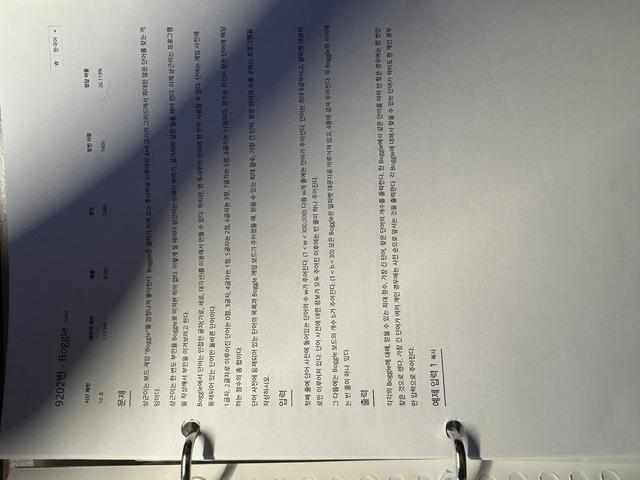
#> input picture images_640x480/otsu_shadow_doc_01.jpg, 640 x 480 px, found by its file name
$ python debug_postprocessing.py
#> lines starting #> are read from the running program, lines starting #| are printed output that depends on the picture; after the words box and inside, x2 and y2 are one past the last pixel; in counts of white or black regions, pixels touching at a corner belong together
### src/utils.py
"""
이미지 처리 공통 유틸리티 모듈
Common Image Processing Utilities Module

이 모듈은 이미지 로딩, 저장, 변환 등의 공통 기능을 제공합니다.
This module provides common functionalities for image loading, saving, and conversion.
"""

import numpy as np
import cv2
import matplotlib.pyplot as plt
import matplotlib.font_manager as fm
from PIL import Image
import os
import platform
from typing import Tuple, Optional, Union

# matplotlib 한글 폰트 설정 / Setup Korean font for matplotlib
def setup_korean_font():
    """matplotlib에서 한글을 표시할 수 있도록 폰트를 설정합니다."""
    try:
        system = platform.system()
        if system == 'Darwin':  # macOS
            # macOS에서 사용 가능한 한글 폰트들
            korean_fonts = ['AppleGothic', 'Apple SD Gothic Neo', 'Nanum Gothic', 'Malgun Gothic']
        elif system == 'Windows':  # Windows
            korean_fonts = ['Malgun Gothic', 'Nanum Gothic', 'AppleGothic']
        else:  # Linux
            korean_fonts = ['Nanum Gothic', 'DejaVu Sans']

        # 사용 가능한 폰트 찾기
        available_fonts = [f.name for f in fm.fontManager.ttflist]
        korean_font = None

        for font in korean_fonts:
            if font in available_fonts:
                korean_font = font
                break

        if korean_font:
            plt.rcParams['font.family'] = korean_font
        else:
            # 한글 폰트가 없는 경우 영어만 사용
            plt.rcParams['font.family'] = 'DejaVu Sans'

        # 마이너스 부호 깨짐 방지
        plt.rcParams['axes.unicode_minus'] = False

    except Exception:
        # 폰트 설정 실패 시 기본 설정 사용
        plt.rcParams['font.family'] = 'DejaVu Sans'
        plt.rcParams['axes.unicode_minus'] = False

# 모듈 임포트 시 자동으로 폰트 설정
setup_korean_font()

def load_image(image_path: str, color_mode: str = 'color') -> np.ndarray:
    """
    이미지 파일을 로드합니다.
    Load an image file.

    Args:
        image_path (str): 이미지 파일 경로 / Image file path
        color_mode (str): 'color', 'gray', 'bgr' 중 선택 / Choose from 'color', 'gray', 'bgr'

    Returns:
        np.ndarray: 로드된 이미지 배열 / Loaded image array
    """
#> called with image_path = '../images/otsu_shadow_doc_01.jpg', color_mode = 'color'
    if not os.path.exists(image_path):
        raise FileNotFoundError(f"이미지 파일을 찾을 수 없습니다 / Image file not found: {image_path}")

    if color_mode == 'gray':
        image = cv2.imread(image_path, cv2.IMREAD_GRAYSCALE)
    elif color_mode == 'bgr':
        image = cv2.imread(image_path, cv2.IMREAD_COLOR)
    else:  # color (RGB)
        image = cv2.imread(image_path, cv2.IMREAD_COLOR)
#> image is the input picture: shape (480, 640, 3); mean B, G, R 144.8, 148.6, 149.4
        image = cv2.cvtColor(image, cv2.COLOR_BGR2RGB)

    if image is None:
        raise ValueError(f"이미지를 로드할 수 없습니다 / Cannot load image: {image_path}")

    return image

# [165 lines left out: functions save_image, rgb_to_yuv, yuv_to_rgb, rgb_to_ycbcr, ycbcr_to_rgb, rgb_to_lab and 3 more, not called in this run]

def compute_histogram(image: np.ndarray, bins: int = 256) -> Tuple[np.ndarray, np.ndarray]:
    """
    이미지의 히스토그램을 계산합니다.
    Compute histogram of an image.

    Args:
        image (np.ndarray): 입력 이미지 (그레이스케일) / Input image (grayscale)
        bins (int): 히스토그램 빈 개수 / Number of histogram bins

    Returns:
        Tuple[np.ndarray, np.ndarray]: (히스토그램 값, 빈 경계) / (histogram values, bin edges)
    """
    if len(image.shape) != 2:
        raise ValueError("히스토그램 계산을 위해서는 그레이스케일 이미지가 필요합니다 / Grayscale image required for histogram computation")

    hist, bin_edges = np.histogram(image.flatten(), bins=bins, range=(0, 256))
    return hist, bin_edges

# [69 lines left out: functions plot_histogram, display_images, not called in this run]

def validate_image_input(image: np.ndarray) -> None:
    """
    이미지 입력의 유효성을 검사합니다.
    Validate image input.

    Args:
        image (np.ndarray): 검사할 이미지 / Image to validate

    Raises:
        ValueError: 유효하지 않은 이미지인 경우 / If image is invalid
    """
    if not isinstance(image, np.ndarray):
        raise ValueError("이미지는 numpy 배열이어야 합니다 / Image must be a numpy array")

    if image.size == 0:
        raise ValueError("이미지가 비어있습니다 / Image is empty")

    if len(image.shape) not in [2, 3]:
        raise ValueError("이미지는 2D(그레이스케일) 또는 3D(컬러)여야 합니다 / Image must be 2D (grayscale) or 3D (color)")

    if len(image.shape) == 3 and image.shape[2] not in [1, 3, 4]:
        raise ValueError("컬러 이미지는 1, 3, 또는 4개의 채널을 가져야 합니다 / Color image must have 1, 3, or 4 channels")

# [66 lines left out: functions normalize_image, create_test_image, example_opencv_usage, not called in this run]
    # 히스토그램 평활화 예시 / Histogram equalization example:
    # equalized = cv2.equalizeHist(gray_image)

    # CLAHE 적용 예시 / CLAHE application example:
    # clahe = cv2.createCLAHE(clipLimit=2.0, tileGridSize=(8,8))
    # equalized = clahe.apply(gray_image)

    # Otsu 임계값 적용 예시 / Otsu thresholding example:
    # ret, thresh = cv2.threshold(gray_image, 0, 255, cv2.THRESH_BINARY + cv2.THRESH_OTSU)

### src/otsu.py
"""
Enhanced Otsu Thresholding Module
개선된 Otsu 임계값 처리 모듈

이 모듈은 다양한 Otsu 임계값 방법을 구현합니다.
This module implements various Otsu thresholding methods.

주요 기능 / Key Features:
1. Global Otsu thresholding / 전역 Otsu 임계값
2. Block-based local Otsu / 블록 기반 지역 Otsu
3. Sliding window Otsu / 슬라이딩 윈도우 Otsu
4. Improved method with preprocessing and postprocessing / 전처리 및 후처리가 포함된 개선된 방법
"""

import numpy as np
import cv2
from typing import Tuple, Optional, Dict, Any, List
import matplotlib.pyplot as plt
from scipy import ndimage
from skimage import morphology, filters
from .utils import compute_histogram, validate_image_input

def calculate_otsu_threshold(histogram: np.ndarray, show_process: bool = False) -> Tuple[float, dict]:
    """
    히스토그램으로부터 Otsu 임계값을 계산합니다.
    Calculate Otsu threshold from histogram with detailed calculation information.

    Args:
        histogram (np.ndarray): 히스토그램 배열 / Histogram array
        show_process (bool): 계산 과정 표시 여부 / Whether to show calculation process

    Returns:
        Tuple[float, dict]: (최적 임계값, 계산 정보) / (optimal threshold, calculation info)
    """
    threshold = compute_otsu_threshold(histogram)

    # 계산 정보 생성
    calc_info = {
        'optimal_threshold': threshold,
        'max_inter_class_variance': 0.0,
        'variance_history': np.zeros(256)
    }

    # Inter-class variance 히스토리 계산 (시각화용)
    total_pixels = np.sum(histogram)
    if total_pixels > 0:
        total_mean = np.sum(np.arange(256) * histogram) / total_pixels
        w0 = 0.0
        sum0 = 0.0

        for t in range(256):
            w0 += histogram[t] / total_pixels
            if w0 == 0 or w0 == 1:
                continue

            w1 = 1.0 - w0
            sum0 += t * histogram[t] / total_pixels

            mean0 = sum0 / w0 if w0 > 0 else 0
            mean1 = (total_mean - sum0) / w1 if w1 > 0 else 0

            between_variance = w0 * w1 * (mean0 - mean1) ** 2
            calc_info['variance_history'][t] = between_variance

            if between_variance > calc_info['max_inter_class_variance']:
                calc_info['max_inter_class_variance'] = between_variance

    return threshold, calc_info

def apply_threshold(image: np.ndarray, threshold: float, max_value: int = 255) -> np.ndarray:
    """
    임계값을 적용하여 이진 이미지를 생성합니다.
    Apply threshold to create binary image.

    Args:
        image (np.ndarray): 입력 이미지 / Input image
        threshold (float): 임계값 / Threshold value
        max_value (int): 최대값 / Maximum value

    Returns:
        np.ndarray: 이진 이미지 / Binary image
    """
    return np.where(image > threshold, max_value, 0).astype(np.uint8)

# [40 lines left out: functions calculate_adaptive_parameters, apply_boundary_smoothing, not called in this run]

def apply_morphological_postprocessing(binary_image: np.ndarray,
                                     remove_small: bool = True,
                                     min_size: int = 10,
                                     apply_opening: bool = False,
                                     apply_closing: bool = False,
                                     kernel_size: int = 3) -> np.ndarray:
    """
    형태학적 후처리를 적용합니다.
    Apply morphological post-processing.

    Args:
        binary_image (np.ndarray): 이진 이미지 / Binary image
        remove_small (bool): 작은 객체 제거 여부 / Whether to remove small objects
        min_size (int): 최소 객체 크기 / Minimum object size
        apply_opening (bool): 열림 연산 적용 여부 / Whether to apply opening
        apply_closing (bool): 닫힘 연산 적용 여부 / Whether to apply closing
        kernel_size (int): 커널 크기 / Kernel size

    Returns:
        np.ndarray: 후처리된 이진 이미지 / Post-processed binary image
    """
    result = binary_image.copy()

    # 작은 객체 제거
    if remove_small and min_size > 0:
        # 연결된 컴포넌트 분석
        num_labels, labels = cv2.connectedComponents(result)
        for label in range(1, num_labels):
            if np.sum(labels == label) < min_size:
                result[labels == label] = 0

    # 형태학적 연산
    kernel = cv2.getStructuringElement(cv2.MORPH_ELLIPSE, (kernel_size, kernel_size))

    if apply_opening:
        result = cv2.morphologyEx(result, cv2.MORPH_OPEN, kernel)

    if apply_closing:
        result = cv2.morphologyEx(result, cv2.MORPH_CLOSE, kernel)

    return result

def compute_otsu_threshold(histogram: np.ndarray) -> float:
    """
    히스토그램으로부터 Otsu 임계값을 계산합니다.
    Compute Otsu threshold from histogram.

    Args:
        histogram: 히스토그램 배열

    Returns:
        최적 임계값
    """
    total_pixels = np.sum(histogram)
    if total_pixels == 0:
        return 127.0

    # 가중 평균 계산
    total_mean = np.sum(np.arange(256) * histogram) / total_pixels

    max_variance = 0.0
    optimal_threshold = 0

    w0 = 0.0  # 배경 픽셀 비율
    sum0 = 0.0  # 배경 픽셀 가중 합

    for t in range(256):
        w0 += histogram[t] / total_pixels
        if w0 == 0:
            continue

        w1 = 1.0 - w0  # 전경 픽셀 비율
        if w1 == 0:
            break

        sum0 += t * histogram[t] / total_pixels

        mean0 = sum0 / w0  # 배경 평균
        mean1 = (total_mean - sum0) / w1  # 전경 평균

        # 클래스 간 분산 계산
        between_variance = w0 * w1 * (mean0 - mean1) ** 2

        if between_variance > max_variance:
            max_variance = between_variance
            optimal_threshold = t

    return float(optimal_threshold)

# [183 lines left out: functions global_otsu, global_otsu_thresholding, local_otsu_block_opencv, local_otsu_sliding_opencv, not called in this run]

def local_otsu_block_based(image: np.ndarray,
                          block_size: Optional[Tuple[int, int]] = None,
                          show_process: bool = True,
                          adaptive_params: bool = True,
                          apply_smoothing: bool = True,
                          smoothing_sigma: float = 1.0,
                          apply_postprocessing: bool = True,
                          postprocess_params: Optional[dict] = None,
                          improved_boundary: bool = False) -> Tuple[np.ndarray, dict]:
    """
    블록 기반 Local Otsu Thresholding을 수행합니다. (개선된 버전)
    Perform block-based Local Otsu Thresholding (Enhanced version).

    블록 기반 방법의 특징:
    - 이미지를 균등한 크기의 블록으로 분할
    - 각 블록마다 독립적으로 Otsu 임계값 계산
    - 계산 효율성이 높음
    - [NEW] 블록 경계 아티팩트 감소를 위한 가우시안 스무딩
    - [NEW] 적응적 파라미터 설정
    - [NEW] 형태학적 후처리

    Characteristics of block-based method:
    - Divide image into equal-sized blocks
    - Calculate Otsu threshold independently for each block
    - High computational efficiency
    - [NEW] Gaussian smoothing to reduce block boundary artifacts
    - [NEW] Adaptive parameter setting
    - [NEW] Morphological post-processing

    Args:
        image (np.ndarray): 입력 그레이스케일 이미지 / Input grayscale image
        block_size (Optional[Tuple[int, int]]): 블록 크기 (None이면 적응적 계산) / Block size (adaptive if None)
        show_process (bool): 중간 과정 표시 여부 / Whether to show intermediate process
        adaptive_params (bool): 적응적 파라미터 사용 여부 / Whether to use adaptive parameters
        apply_smoothing (bool): 경계 스무딩 적용 여부 / Whether to apply boundary smoothing
        smoothing_sigma (float): 가우시안 스무딩 표준편차 / Gaussian smoothing sigma
        apply_postprocessing (bool): 후처리 적용 여부 / Whether to apply post-processing
        postprocess_params (Optional[dict]): 후처리 파라미터 / Post-processing parameters

    Returns:
        Tuple[np.ndarray, dict]: (이진 이미지, 처리 정보) / (binary image, processing info)
    """
#> called with block_size = (32, 32), show_process = False, adaptive_params = False, apply_smoothing = False, smoothing_sigma = 1, apply_postprocessing = False, improved_boundary = False
    validate_image_input(image)

    if len(image.shape) != 2:
        raise ValueError("그레이스케일 이미지가 필요합니다 / Grayscale image required")

    height, width = image.shape

    # 적응적 파라미터 설정 / Adaptive parameter setting
    if adaptive_params and block_size is None:
        block_size, _ = calculate_adaptive_parameters(image)
    elif block_size is None:
        block_size = (32, 32)  # 기본값 / Default value

    block_h, block_w = block_size

    # 후처리 파라미터 설정 / Set post-processing parameters
    if postprocess_params is None:
        postprocess_params = {
            'remove_small': True,
            'min_size': max(5, (height * width) // 50000),  # 텍스트를 위해 더 작은 값 / Smaller value for text
            'apply_opening': False,  # 텍스트 세부사항 보존 / Preserve text details
            'apply_closing': False,  # 텍스트 연결성 보존 / Preserve text connectivity
            'kernel_size': 2  # 더 작은 커널 / Smaller kernel
        }

    # 결과 이미지 초기화 / Initialize result image
    binary_image = np.zeros_like(image)
    threshold_map = np.zeros_like(image, dtype=np.float32)

    # 블록 정보 저장 / Store block information
    block_info = []

    # 각 블록에 대해 Otsu 임계값 계산 및 적용
    # Calculate and apply Otsu threshold for each block
    for i in range(0, height, block_h):
        for j in range(0, width, block_w):
            # 현재 블록 추출 / Extract current block
            end_i = min(i + block_h, height)
            end_j = min(j + block_w, width)
            block = image[i:end_i, j:end_j]

            # 블록의 히스토그램 계산 / Calculate block histogram
            block_hist, _ = compute_histogram(block)

            # 블록에 대한 Otsu 임계값 계산 / Calculate Otsu threshold for block
            if np.sum(block_hist) > 0:
                block_threshold, block_calc_info = calculate_otsu_threshold(block_hist, show_process=False)
            else:
                block_threshold = 127  # 기본값 / Default value
                block_calc_info = {'message': 'Empty block'}

            # 임계값 적용 / Apply threshold
            block_binary = apply_threshold(block, block_threshold)
            binary_image[i:end_i, j:end_j] = block_binary

            # 임계값 맵 업데이트 / Update threshold map
            threshold_map[i:end_i, j:end_j] = block_threshold

            # 블록 정보 저장 (일부만) / Store block information (partial)
            if len(block_info) < 9:  # 최대 9개 블록 정보만 저장 / Store max 9 blocks info
                block_info.append({
                    'position': (i, j),
                    'size': (end_i - i, end_j - j),
                    'threshold': block_threshold,
                    'histogram': block_hist,
                    'calc_info': block_calc_info
                })
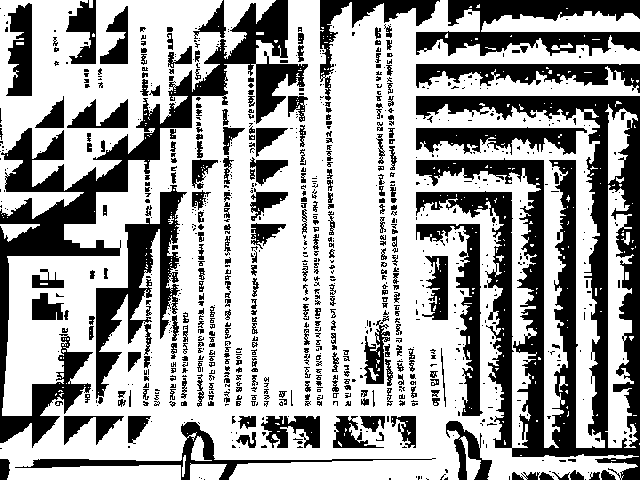
#> binary_image: shape (480, 640); 64.9% white; 880 black regions (603 under 20 px), largest, box (x1, y1, x2, y2) and area: (416, 96, 640, 480) 31257, (0, 0, 308, 448) 19022, (416, 0, 640, 56) 6629
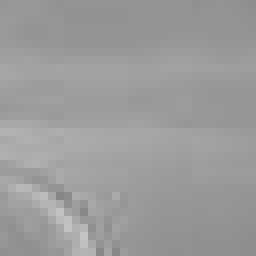
#> block: shape (32, 32) (shown 8 times larger); min 133, max 196, mean 155.2
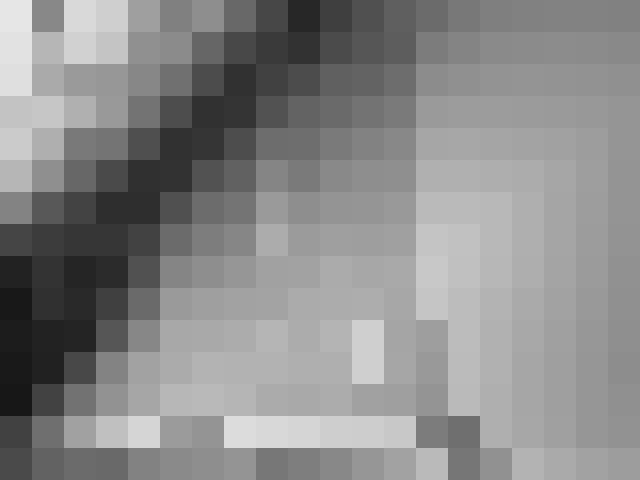
#> threshold_map: shape (480, 640) float32; min 23, max 230, mean 137.7

    # [NEW] 경계 아티팩트 처리 / Boundary artifact processing
    original_threshold_map = threshold_map.copy()
    if apply_smoothing:
        threshold_map = apply_boundary_smoothing(threshold_map, sigma=smoothing_sigma)
        # 스무딩된 임계값으로 다시 이진화 / Re-binarize with smoothed thresholds
        binary_image = np.zeros_like(image)
        for i in range(height):
            for j in range(width):
                binary_image[i, j] = 255 if image[i, j] > threshold_map[i, j] else 0

    # [NEW] 형태학적 후처리 / Morphological post-processing
    if apply_postprocessing:
        binary_image = apply_morphological_postprocessing(binary_image, **postprocess_params)

    # 처리 정보 저장 / Store processing information
    process_info = {
        'method': 'local_otsu_block_based_enhanced',
        'block_size': block_size,
        'threshold_map': threshold_map,
        'original_threshold_map': original_threshold_map,
        'block_info': block_info,
        'num_blocks': len(block_info),
        'adaptive_params': adaptive_params,
        'apply_smoothing': apply_smoothing,
        'smoothing_sigma': smoothing_sigma,
        'apply_postprocessing': apply_postprocessing,
        'postprocess_params': postprocess_params
    }

    # 중간 과정 시각화 / Visualize intermediate process
    if show_process:
        visualize_local_otsu_process(image, binary_image, process_info)

    return binary_image, process_info

# [963 lines left out: functions local_otsu_sliding_window, local_otsu_adaptive_block, local_otsu_adaptive_sliding, compare_otsu_methods, visualize_otsu_calculation, visualize_global_otsu_process and 13 more, not called in this run]

### tests/debug_postprocessing.py
#!/usr/bin/env python3
"""
후처리 단계별 디버깅
Step-by-step post-processing debugging
"""

import cv2
import numpy as np
import matplotlib.pyplot as plt
import sys
import os

sys.path.append(os.path.dirname(os.path.dirname(os.path.abspath(__file__))))

from src.otsu import local_otsu_block_based, apply_morphological_postprocessing
from src.utils import load_image

def debug_postprocessing_steps(image_path):
    """
    후처리 각 단계를 시각화하여 어느 단계에서 텍스트가 사라지는지 확인
    """
    print("=== 후처리 단계별 디버깅 ===")

    # 이미지 로드
    image = load_image(image_path)
    if len(image.shape) == 3:
        gray = cv2.cvtColor(image, cv2.COLOR_RGB2GRAY)
    else:
        gray = image.copy()

    # 1. 후처리 없는 기본 결과
    binary_base, info_base = local_otsu_block_based(
        gray,
        block_size=(32, 32),
        adaptive_params=False,
        apply_smoothing=False,
        apply_postprocessing=False,
        show_process=False
    )

    # 2. 각 후처리 단계별로 적용
    # Opening만 적용
    binary_opening = apply_morphological_postprocessing(
        binary_base,
        remove_small=False,
        apply_opening=True,
        apply_closing=False,
        kernel_size=3
    )
#> in apply_morphological_postprocessing, `result = cv2.morphologyEx(result, cv2.MORPH_OPEN, kernel)`:
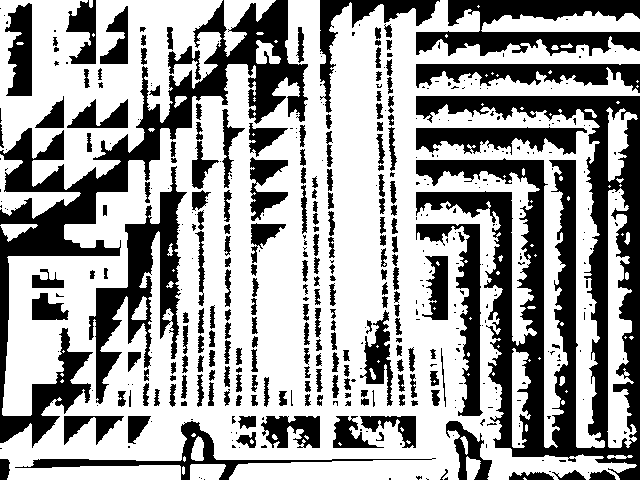
#> result: shape (480, 640); 62.6% white; 448 black regions (241 under 20 px), largest, box (x1, y1, x2, y2) and area: (416, 96, 640, 480) 32849, (0, 0, 308, 448) 21185, (89, 166, 187, 404) 7194

    # Closing만 적용
    binary_closing = apply_morphological_postprocessing(
        binary_base,
        remove_small=False,
        apply_opening=False,
        apply_closing=True,
        kernel_size=3
    )
#> call 2 of apply_morphological_postprocessing, with remove_small = False, min_size = 10, apply_opening = False, apply_closing = True, kernel_size = 3
#> in apply_morphological_postprocessing (call 2), `result = cv2.morphologyEx(result, cv2.MORPH_CLOSE, kernel)`:
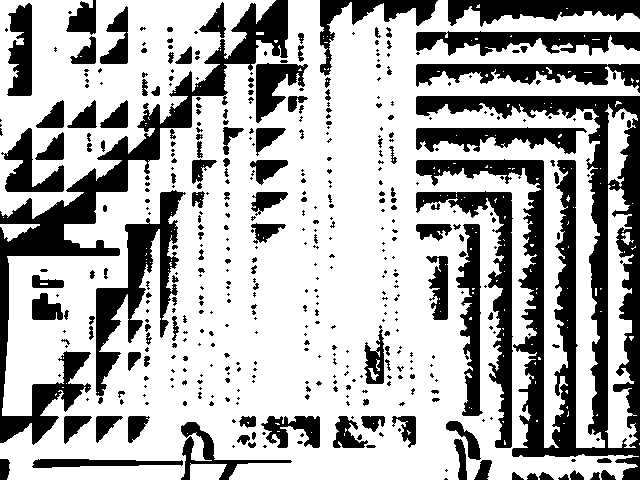
#> result: shape (480, 640); 68.7% white; 450 black regions (295 under 20 px), largest, box (x1, y1, x2, y2) and area: (416, 96, 640, 480) 25169, (0, 0, 288, 445) 14725, (96, 190, 186, 396) 5602

    # Small component removal만 적용 (다양한 크기로)
    binary_small_50 = apply_morphological_postprocessing(
        binary_base,
        remove_small=True,
        min_size=50,
        apply_opening=False,
        apply_closing=False
    )
#> (the rest of the program and of its run is left out)
